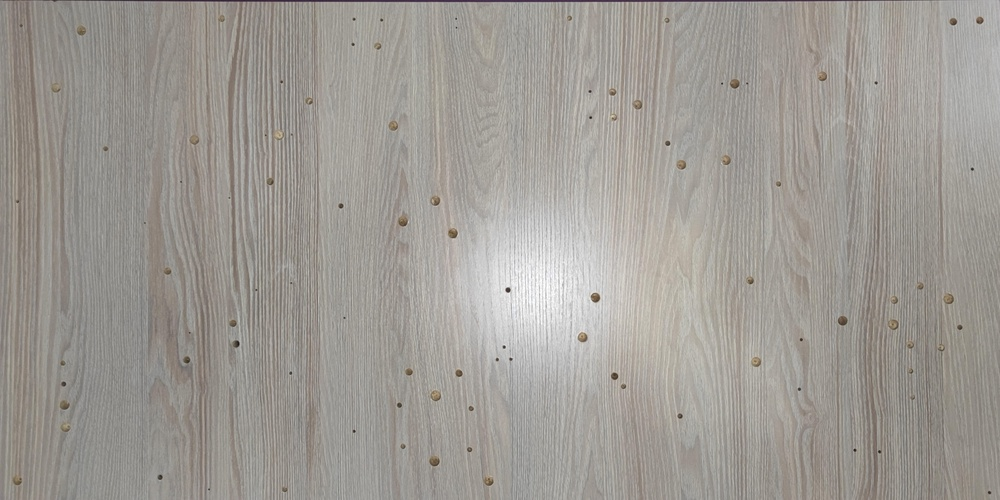
#> input picture res.jpg, 1000 x 500 px, shrunk from 10000 x 5000 before the run
$ python main.py
#> lines starting #> are read from the running program, lines starting #| are printed output that depends on the picture; after the words box and inside, x2 and y2 are one past the last pixel; in counts of white or black regions, pixels touching at a corner belong together
import sys
import cv2 as cv
import numpy as np

def cv_show(name, image):
    cv.namedWindow(name, cv.WINDOW_NORMAL)
    cv.imshow(name, image)
    cv.waitKey(0)
    cv.destroyAllWindows()


def main(argv):
    default_file = 'res.jpg'
    filename = argv[0] if len(argv) > 0 else default_file
    # Загрузка картинки
    src = cv.imread(cv.samples.findFile(filename), cv.IMREAD_COLOR)
#> src is the input picture: shape (500, 1000, 3); mean B, G, R 148.5, 154.3, 158.4
    # Проверка источника
    if src is None:
        print('Error opening image!')
        print('Usage: hough_circle.py [image_name -- default ' + default_file + '] \n')
        return -1

    #Перевод в градацию серого:
    gray_img = cv.cvtColor(src, cv.COLOR_BGR2GRAY)
    gray_img = cv.medianBlur(gray_img, 5) #Применение срединного размытия, чтобы уменьшить шум и избежать ложного обнаружения окружности:
    cv_show('gray_img',gray_img)


    rows = gray_img.shape[0] #количество рядов
#> rows = 500
    canny_img = cv.Canny(gray_img, 50, 150) #применение детектора границ кенни
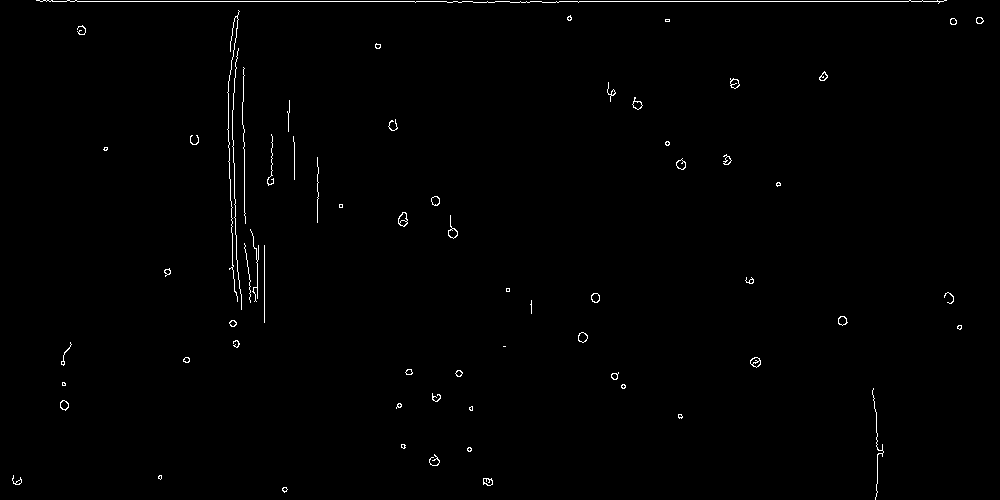
#> canny_img: shape (500, 1000); 0.73% white in thin lines or dots
    cv_show('canny_img', canny_img)

    # Применение алгоритма Хафа
    # - gray: Входное изображение (в градации серого).
    # - circles: Вектор из трех значений: xc,yc,r для каждого найденного круга.
    # - HOUGH_GRADIENT: Метод обнаружения
    # - dp = 1: Обратное соотношение разрешения.
    # - min_dist = gray.rows/16: Минимальное расстояние между координатами центра (x, y) обнаруженных окружностей.
    # Если min_dist слишком мало, может быть (ошибочно) обнаружено несколько кругов в том же районе, что и оригинал.
    # Если min_dist слишком велико, то некоторые круги могут вообще не обнаруживаться.
    # - param_1 = 200: Верхний порог для внутреннего детектора Canny.
    # - param_2 = 100*: Пороговое значение накопителя для метода cv.HOUGH_GRADIENT.
    # Чем меньше пороговое значение, тем больше кругов будет обнаружено (включая ложные круги).
    # Чем больше порог, тем больше кругов потенциально будет возвращено.
    # - min_radius = 0: Минимальный радиус кругов
    # - max_radius = 0: Максимальный радиус кругов
    #большее количество определенных кругов получается путем оптимального подбора параметров
    #меняем параметр расстояния , пороговые значения алгоритма Кенни и накопителя градиента,
    # также явно прописывам минимальный и максимальный радиусы
    circles = cv.HoughCircles(gray_img, cv.HOUGH_GRADIENT, 1, rows/32,
                              param1=80, param2=20,
                              minRadius=2, maxRadius=50)
#> circles = 54 rows, first 8: [268.5, 175.5, 34.9], [262.5, 138.5, 34.9], [260.5, 156.5, 33.8], [227.5, 331.5, 49.4], [233.5, 307.5, 49.4], [222.5, 270.5, 43.8], [223.5, 252.5, 42.7], [228.5, 286.5, 33.8]


    if circles is not None:

        circles = np.uint16(np.around(circles))
#> circles = 54 rows, first 8: [268, 176, 35], [262, 138, 35], [260, 156, 34], [228, 332, 49], [234, 308, 49], [222, 270, 44], [224, 252, 43], [228, 286, 34]
        count = 0
        for i in circles[0, :]:
            center = (i[0], i[1])
            # центр круга
            cv.circle(src, center, 1, (0, 100, 100), 3)
            # окружность
            radius = i[2]
            cv.circle(src, center, radius, (255, 0, 255), 3)
            print(f"{count + 1}.({i[0]},{i[1]}), diameter: {i[2]}")
            count += 1
#> this loop made 54 passes
#> (center, radius) on passes 1 to 12: ((268, 176), 35), ((262, 138), 35), ((260, 156), 34), ((228, 332), 49), ((234, 308), 49), ((222, 270), 44), ((224, 252), 43), ((228, 286), 34), ((292, 266), 29), ((264, 110), 32), ((262, 240), 33), ((284, 208), 33)
#| 1.(268,176), diameter: 35
#| 2.(262,138), diameter: 35
#| 3.(260,156), diameter: 34
#| 4.(228,332), diameter: 49
#| 5.(234,308), diameter: 49
#| 6.(222,270), diameter: 44
#| 7.(224,252), diameter: 43
#| 8.(228,286), diameter: 34
#> (further printed lines are left out)
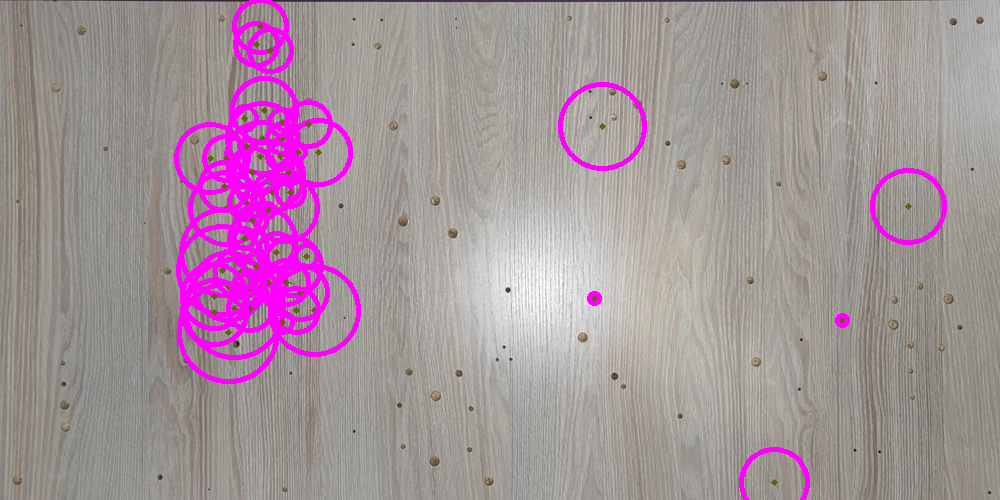
#> src: shape (500, 1000, 3); 5.83% of pixels changed, all inside (x1, y1, x2, y2) = (174, 0, 947, 500)
#> after the loop, count = 54
            #вывод текста
            #cv.putText(src, f'{str(count)} radius={int(i[2] / 10 / 2 * 10)}', (i[0], i[1]),
            #            cv.FONT_HERSHEY_COMPLEX, 4, (0, 0, 255),4)

    cv_show('detected circles',src)

    return 0

if __name__ == "__main__":
    main(sys.argv[1:])
